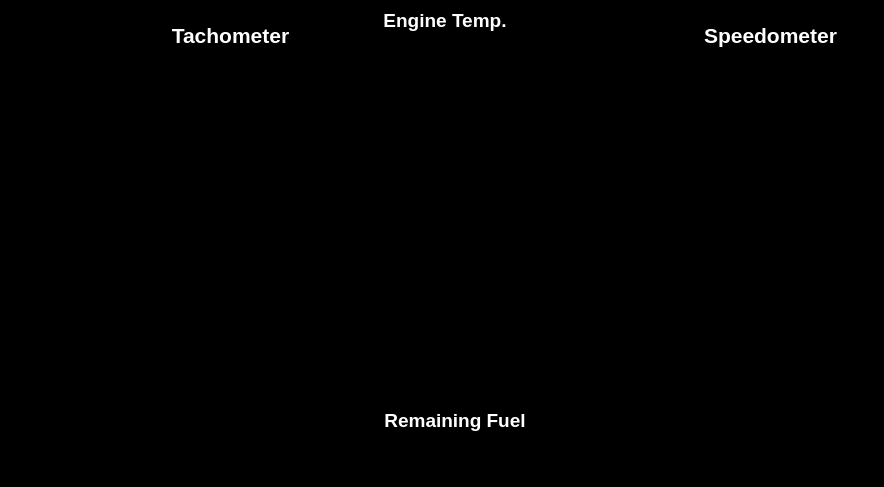
<?xml version="1.0" encoding="UTF-8"?>
<ui version="4.0">
 <class>MainWindow</class>
 <widget class="QMainWindow" name="MainWindow">
  <property name="geometry">
   <rect>
    <x>0</x>
    <y>0</y>
    <width>884</width>
    <height>487</height>
   </rect>
  </property>
  <property name="windowTitle">
   <string>MainWindow</string>
  </property>
  <property name="styleSheet">
   <string notr="true">background-color: rgb(0, 0, 0);</string>
  </property>
  <widget class="QWidget" name="centralwidget">
   <widget class="QWidget" name="speedwidget" native="true">
    <property name="geometry">
     <rect>
      <x>490</x>
      <y>30</y>
      <width>400</width>
      <height>400</height>
     </rect>
    </property>
    <layout class="QVBoxLayout" name="verticalLayout_2">
     <item>
      <layout class="QVBoxLayout" name="speedwidgetVL"/>
     </item>
    </layout>
   </widget>
   <widget class="QWidget" name="tachowidget" native="true">
    <property name="geometry">
     <rect>
      <x>0</x>
      <y>30</y>
      <width>400</width>
      <height>400</height>
     </rect>
    </property>
    <layout class="QVBoxLayout" name="verticalLayout_3">
     <item>
      <layout class="QVBoxLayout" name="tachometerVL">
       <property name="spacing">
        <number>0</number>
       </property>
      </layout>
     </item>
    </layout>
   </widget>
   <widget class="QWidget" name="engTempwidget" native="true">
    <property name="geometry">
     <rect>
      <x>400</x>
      <y>40</y>
      <width>20</width>
      <height>20</height>
     </rect>
    </property>
    <property name="styleSheet">
     <string notr="true">background-color: transparent;</string>
    </property>
   </widget>
   <widget class="QLabel" name="label_3">
    <property name="geometry">
     <rect>
      <x>360</x>
      <y>400</y>
      <width>190</width>
      <height>41</height>
     </rect>
    </property>
    <property name="font">
     <font>
      <pointsize>14</pointsize>
      <bold>true</bold>
     </font>
    </property>
    <property name="styleSheet">
     <string notr="true">color: rgb(255, 255, 255);</string>
    </property>
    <property name="text">
     <string>Remaining Fuel</string>
    </property>
    <property name="alignment">
     <set>Qt::AlignmentFlag::AlignCenter</set>
    </property>
   </widget>
   <widget class="QLabel" name="label_4">
    <property name="geometry">
     <rect>
      <x>150</x>
      <y>20</y>
      <width>161</width>
      <height>31</height>
     </rect>
    </property>
    <property name="font">
     <font>
      <pointsize>16</pointsize>
      <bold>true</bold>
     </font>
    </property>
    <property name="styleSheet">
     <string notr="true">color: rgb(255, 255, 255);</string>
    </property>
    <property name="text">
     <string>Tachometer</string>
    </property>
    <property name="alignment">
     <set>Qt::AlignmentFlag::AlignCenter</set>
    </property>
   </widget>
   <widget class="QLabel" name="label_5">
    <property name="geometry">
     <rect>
      <x>690</x>
      <y>20</y>
      <width>161</width>
      <height>31</height>
     </rect>
    </property>
    <property name="font">
     <font>
      <pointsize>16</pointsize>
      <bold>true</bold>
     </font>
    </property>
    <property name="styleSheet">
     <string notr="true">color: rgb(255, 255, 255);</string>
    </property>
    <property name="text">
     <string>Speedometer</string>
    </property>
    <property name="alignment">
     <set>Qt::AlignmentFlag::AlignCenter</set>
    </property>
   </widget>
   <widget class="QLabel" name="label_6">
    <property name="geometry">
     <rect>
      <x>350</x>
      <y>0</y>
      <width>190</width>
      <height>41</height>
     </rect>
    </property>
    <property name="font">
     <font>
      <pointsize>14</pointsize>
      <bold>true</bold>
     </font>
    </property>
    <property name="styleSheet">
     <string notr="true">color: rgb(255, 255, 255);</string>
    </property>
    <property name="text">
     <string>Engine Temp.</string>
    </property>
    <property name="alignment">
     <set>Qt::AlignmentFlag::AlignCenter</set>
    </property>
   </widget>
   <widget class="QWidget" name="engTempwidget_2" native="true">
    <property name="geometry">
     <rect>
      <x>350</x>
      <y>20</y>
      <width>190</width>
      <height>190</height>
     </rect>
    </property>
    <property name="styleSheet">
     <string notr="true">background-color: transparent;</string>
    </property>
    <layout class="QVBoxLayout" name="verticalLayout_6">
     <item>
      <layout class="QVBoxLayout" name="engTempwidgetVL">
       <property name="spacing">
        <number>0</number>
       </property>
      </layout>
     </item>
    </layout>
   </widget>
   <widget class="QWidget" name="fuelwidget" native="true">
    <property name="geometry">
     <rect>
      <x>350</x>
      <y>230</y>
      <width>190</width>
      <height>190</height>
     </rect>
    </property>
    <property name="styleSheet">
     <string notr="true">background-color: transparent;</string>
    </property>
    <layout class="QVBoxLayout" name="verticalLayout_4">
     <item>
      <layout class="QVBoxLayout" name="fuelwidgetVL"/>
     </item>
    </layout>
   </widget>
  </widget>
  <widget class="QMenuBar" name="menubar">
   <property name="geometry">
    <rect>
     <x>0</x>
     <y>0</y>
     <width>884</width>
     <height>22</height>
    </rect>
   </property>
  </widget>
  <widget class="QStatusBar" name="statusbar"/>
 </widget>
 <resources/>
 <connections/>
</ui>
